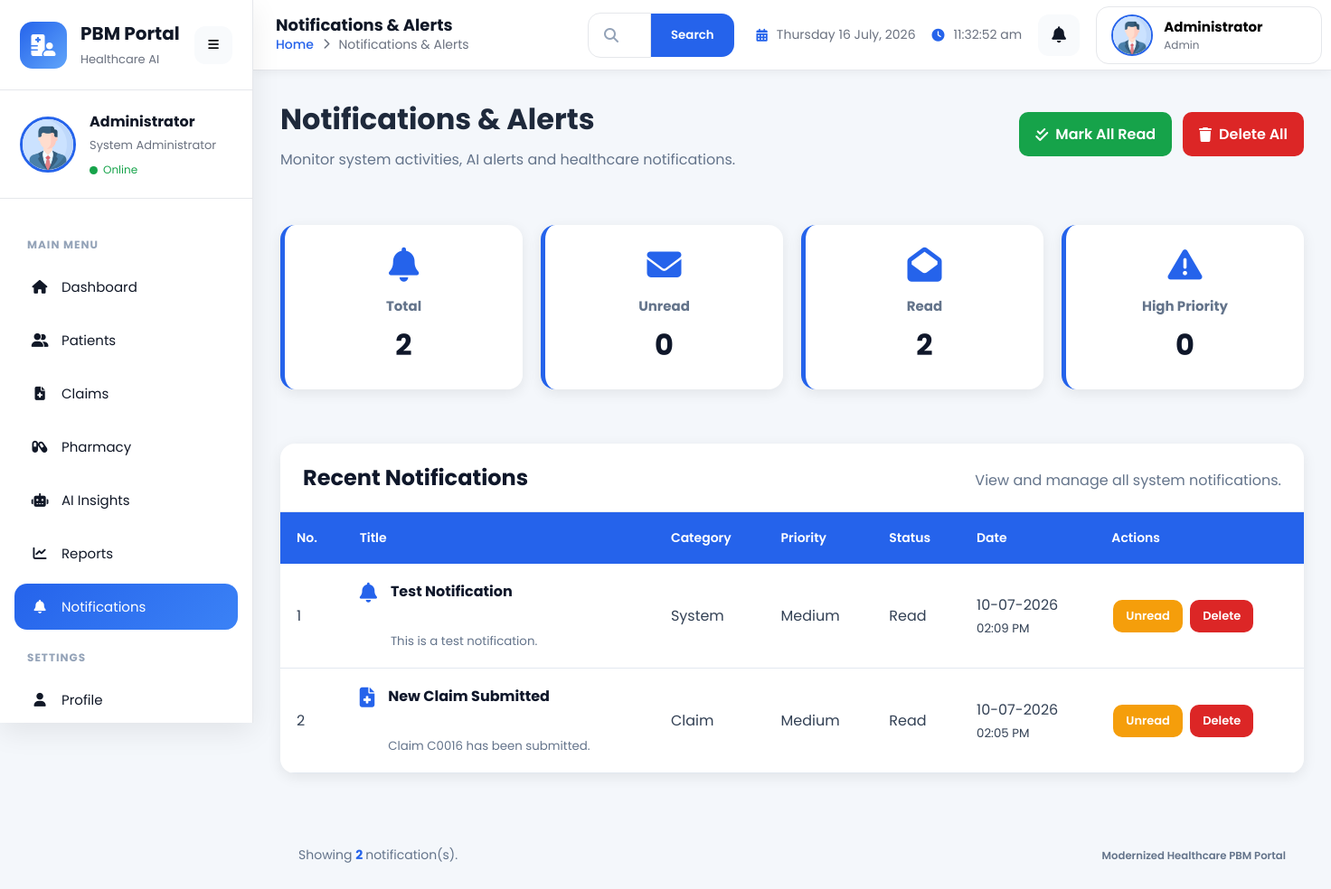
/notifications/, run on the app's committed database.
### app/models/notification.py (models this page shows, shortened)
class Notification(db.Model):
    __tablename__ = "notifications"
    id = db.Column(
        db.Integer,
        primary_key=True
    )
    notification_id = db.Column(
        db.String(20),
        unique=True,
        nullable=False,
        index=True
    )
    title = db.Column(
        db.String(200),
        nullable=False
    )
    message = db.Column(
        db.Text,
        nullable=False
    )
    category = db.Column(
        db.String(50),
        nullable=False
    )
    priority = db.Column(
        db.String(20),
        default="Medium",
        nullable=False
    )
    status = db.Column(
        db.String(20),
        default="Unread",
        nullable=False
    )
    action_url = db.Column(
        db.String(255)
    )
    reference_id = db.Column(
        db.String(50)
    )
    icon = db.Column(
        db.String(50),
        default="fa-bell"
    )
    color = db.Column(
        db.String(20),
        default="primary"
    )
    created_at = db.Column(
        db.DateTime,
        default=datetime.utcnow,
        nullable=False
    )
    updated_at = db.Column(
        db.DateTime,
        default=datetime.utcnow,
        onupdate=datetime.utcnow,
        nullable=False
    )

### app/routes/notifications.py (the view)
@notifications_bp.route("/")
def index():
    notifications = Notification.query.order_by(
        Notification.created_at.desc()
    ).all()
    total_notifications = len(notifications)
    unread_notifications = Notification.query.filter_by(
        status="Unread"
    ).count()
    read_notifications = Notification.query.filter_by(
        status="Read"
    ).count()
    high_priority = Notification.query.filter(
        Notification.priority.in_(["Critical", "High"])
    ).count()
    return render_template(
        "notifications/index.html",
        notifications=notifications,
        total_notifications=total_notifications,
        unread_notifications=unread_notifications,
        read_notifications=read_notifications,
        high_priority=high_priority
    )

### app/templates/notifications/index.html (shortened to what this page needs)
{% extends "dashboard_layout.html" %}
{% set page_title = "Notifications & Alerts" %}
{% block extra_css %}
<link
rel="stylesheet"
href="{{ url_for('static', filename='css/notifications.css') }}">
{% endblock %}
{% block content %}
<div class="page-header">
    <div>
        <h1>
            Notifications & Alerts
        </h1>
        <p>
            Monitor system activities, AI alerts and healthcare notifications.
        </p>
    </div>
    <div class="header-actions">
        <a
        href="{{ url_for('notifications.mark_all_read') }}"
        class="btn btn-success">
            <i class="fa-solid fa-check-double"></i>
            Mark All Read
        </a>
        <a
        href="{{ url_for('notifications.delete_all') }}"
        class="btn btn-danger"
        onclick="return confirm('Delete all notifications?')">
            <i class="fa-solid fa-trash"></i>
            Delete All
        </a>
    </div>
</div>
<div class="stats-grid">
    <div class="stat-card">
        <i class="fa-solid fa-bell"></i>
        <h3>
            Total
        </h3>
        <h2>
            {{ total_notifications }}
        </h2>
    </div>
    <div class="stat-card">
        <i class="fa-solid fa-envelope"></i>
        <h3>
            Unread
        </h3>
        <h2>
            {{ unread_notifications }}
        </h2>
    </div>
    <div class="stat-card">
        <i class="fa-solid fa-envelope-open"></i>
        <h3>
            Read
        </h3>
        <h2>
            {{ read_notifications }}
        </h2>
    </div>
    <div class="stat-card">
        <i class="fa-solid fa-triangle-exclamation"></i>
        <h3>
            High Priority
        </h3>
        <h2>
            {{ high_priority }}
        </h2>
    </div>
</div>
{% if notifications %}
<div class="table-card">
    <div class="table-header">
        <h2>
            Recent Notifications
        </h2>
        <p>
            View and manage all system notifications.
        </p>
    </div>
    <div class="table-responsive">
        <table class="notifications-table">
            <thead>
                <tr>
                    <th>No.</th>
                    <th>Title</th>
                    <th>Category</th>
                    <th>Priority</th>
                    <th>Status</th>
                    <th>Date</th>
                    <th>Actions</th>
                </tr>
            </thead>
            <tbody>
                {% for notification in notifications %}
                <tr>
                    <td>
                        {{ loop.index }}
                    </td>
                    <td>
                        <div class="notification-title">
                            <i class="fa-solid {{ notification.icon }}"></i>
                            <div>
                                <strong>
                                    {{ notification.title }}
                                </strong>
                                <br>
                                <small>
                                    {{ notification.message }}
                                </small>
                            </div>
                        </div>
                    </td>
                    <td>
                        <span>
                            {{ notification.category }}
                        </span>
                    </td>
                    <td>
                        {% if notification.priority == "Critical" %}
                            <span>
                                Critical
                            </span>
                        {% elif notification.priority == "High" %}
                            <span>
                                High
                            </span>
                        {% elif notification.priority == "Medium" %}
                            <span>
                                Medium
                            </span>
                        {% else %}
                            <span>
                                Low
                            </span>
                        {% endif %}
                    </td>
                    <td>
                        {% if notification.status == "Unread" %}
                            <span>
                                Unread
                            </span>
                        {% else %}
                            <span>
                                Read
                            </span>
                        {% endif %}
                    </td>
                    <td>
                        {{ notification.created_at.strftime("%d-%m-%Y") }}
                        <br>
                        <small>
                            {{ notification.created_at.strftime("%I:%M %p") }}
                        </small>
                    </td>
                    <td>
                        {% if notification.status == "Unread" %}
                            <a
                            href="{{ url_for('notifications.mark_read', id=notification.id) }}"
                            class="btn btn-success btn-sm">
                                Read
                            </a>
                        {% else %}
                            <a
                            href="{{ url_for('notifications.mark_unread', id=notification.id) }}"
                            class="btn btn-warning btn-sm">
                                Unread
                            </a>
                        {% endif %}
                        <a
                        href="{{ url_for('notifications.delete', id=notification.id) }}"
                        class="btn btn-danger btn-sm"
                        onclick="return confirm('Delete this notification?')">
                            Delete
                        </a>
                    </td>
                </tr>
                {% endfor %}
            </tbody>
        </table>
    </div>
</div>
{% endif %}
<div class="page-footer">
    <div class="footer-left">
        <p>
            Showing
            <strong>
                {{ notifications|length }}
            </strong>
            notification(s).
        </p>
    </div>
    <div class="footer-right">
        <small>
            Modernized Healthcare PBM Portal
        </small>
    </div>
</div>
{% endblock %}

### app/static/css/components.css (style rules this page uses)
:root { --primary:#2563eb; --primary-dark:#1d4ed8; --secondary:#64748b; --success:#16a34a; --warning:#f59e0b; --danger:#dc2626; --info:#0ea5e9; --background:#f4f7fb; --surface:#ffffff; --text:#111827; --text-light:#6b7280; --border:#e5e7eb; --shadow: 0 10px 30px rgba(0,0,0,.08); --transition:.30s ease; --radius:18px; --sidebar-width:280px; --header-height:78px; }
* { margin:0; padding:0; box-sizing:border-box; }
html { scroll-behavior:smooth; }
body { font-family:"Poppins",sans-serif; background:var(--background); color:var(--text); overflow-x:hidden; }
a { color:inherit; text-decoration:none; }
.btn { display:inline-flex; align-items:center; justify-content:center; gap:10px; padding:14px 24px; border-radius:12px; font-weight:600; transition:.3s; }
.btn-success { background:var(--success); color:#ffffff; }
.btn-warning { background:var(--warning); color:#ffffff; }
.btn-danger { background:var(--danger); color:#ffffff; }
.table-responsive { width:100%; overflow-x:auto; }

### app/static/css/dashboard.css (style rules this page uses)
.btn { transition:.30s; }

### app/static/css/notifications.css (style rules this page uses)
.page-header { display:flex; justify-content:space-between; align-items:center; gap:20px; margin-bottom:30px; flex-wrap:wrap; }
.page-header h1 { font-size:32px; font-weight:700; color:#1e293b; }
.page-header p { margin-top:8px; color:#64748b; }
.header-actions { display:flex; gap:12px; flex-wrap:wrap; }
.btn { display:inline-flex; align-items:center; gap:8px; padding:12px 18px; border:none; border-radius:10px; text-decoration:none; cursor:pointer; font-weight:600; transition:.3s; }
.btn-success { background:#16a34a; color:#fff; }
.btn-warning { background:#f59e0b; color:#fff; }
.btn-danger { background:#dc2626; color:#fff; }
.btn-sm { padding:8px 14px; font-size:13px; }
.stats-grid { display:grid; grid-template-columns:repeat(auto-fit,minmax(220px,1fr)); gap:20px; margin-bottom:30px; }
.stat-card { background:#fff; border-radius:16px; padding:25px; box-shadow:0 4px 15px rgba(0,0,0,.08); text-align:center; transition:.3s; border-left:5px solid #2563eb; }
.stat-card i { font-size:38px; color:#2563eb; margin-bottom:15px; }
.stat-card h3 { color:#64748b; font-size:15px; margin-bottom:8px; }
.stat-card h2 { color:#0f172a; font-size:32px; font-weight:700; }
.table-card { background:#fff; border-radius:16px; overflow:hidden; box-shadow:0 4px 15px rgba(0,0,0,.08); margin-bottom:30px; }
.table-header { padding:20px 25px; border-bottom:1px solid #e2e8f0; display:flex; justify-content:space-between; align-items:center; flex-wrap:wrap; gap:15px; }
.table-header h2 { color:#0f172a; font-size:24px; }
.table-header p { color:#64748b; margin-top:5px; }
.table-responsive { overflow-x:auto; }
.notifications-table { width:100%; border-collapse:collapse; min-width:1100px; }
.notifications-table thead { background:#2563eb; }
.notifications-table thead th { color:#fff; padding:18px; text-align:left; font-size:14px; font-weight:600; }
.notifications-table tbody tr { border-bottom:1px solid #e2e8f0; transition:.25s; }
.notifications-table td { padding:18px; vertical-align:middle; color:#334155; }
.notification-title { display:flex; align-items:flex-start; gap:15px; }
.notification-title i { font-size:22px; color:#2563eb; margin-top:3px; }
.notification-title strong { display:block; color:#0f172a; margin-bottom:4px; }
.notification-title small { color:#64748b; line-height:1.5; }
.page-footer { display:flex; justify-content:space-between; align-items:center; flex-wrap:wrap; gap:15px; padding:20px; color:#64748b; font-size:14px; }
.footer-left strong { color:#2563eb; }
.footer-right { font-weight:600; }
.notifications-table .btn { margin:2px; }
.table-card, .stat-card, .empty-state { transition:.3s; }

### data on the page
Notification: title "Test Notification", message "This is a test notification.", category "System", priority "Medium", status "Read", created_at "10-07-2026", created_at "02:09 PM"
Notification: title "New Claim Submitted", message "Claim C0016 has been submitted.", category "Claim", priority "Medium", status "Read", created_at "10-07-2026", created_at "02:05 PM"

### other printed values
{{ page_title|default("Dashboard") }} "Notifications & Alerts"
{{ total_notifications }} "2"
{{ unread_notifications }} "0"
{{ read_notifications }} "2"
{{ high_priority }} "0"
{{ notifications|length }} "2"
